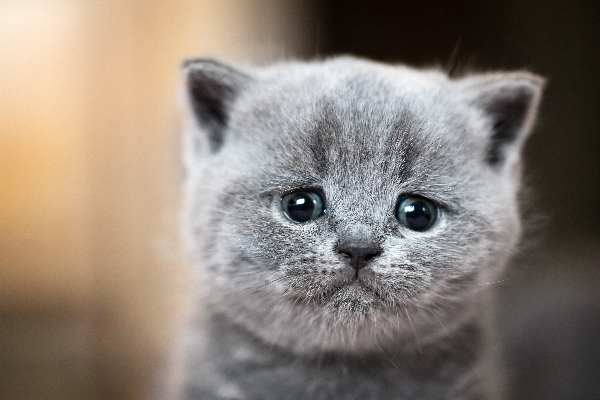
#> input picture W3/image.jpg, 600 x 400 px
$ jupyter execute Q3_1.ipynb   (shell and % lines are left out)
#> lines starting #> are read from the running program, lines starting #| are printed output that depends on the picture
#> further down, image is the input picture: shape (400, 600, 3); mean R, G, B 138, 126.9, 116.4
[cell 1]
import numpy as np
import matplotlib.pyplot as plt
import matplotlib.image as mpimg
from scipy import signal

#把rgb算成gray，否則就要對r g b 分別做convolution再合起來
def rgb2gray(rgb):

    r, g, b = rgb[:,:,0], rgb[:,:,1], rgb[:,:,2]
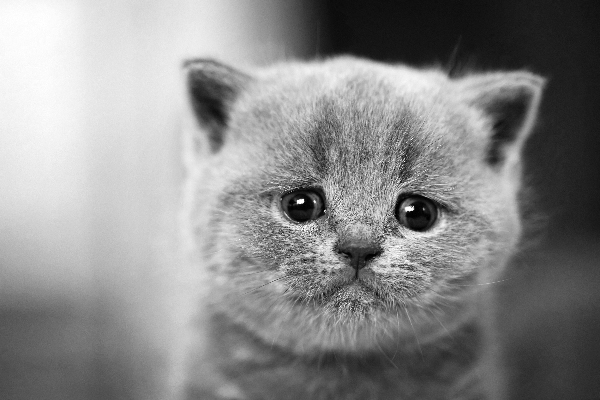
#> r: shape (400, 600); min 0, max 255, mean 138
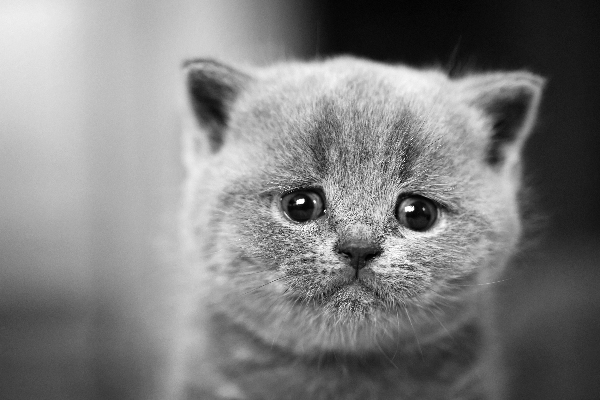
#> g: shape (400, 600); min 0, max 255, mean 126.9
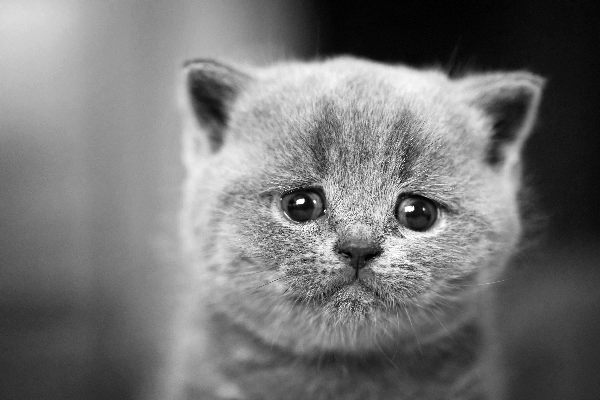
#> b: shape (400, 600); min 0, max 255, mean 116.4
    gray = 0.2989 * r + 0.5870 * g + 0.1140 * b
    return gray


#3*3 Gassian filter
gaussian_kernel = [[1,2,1],[2,4,2],[1,2,1]]
gaussian_kernel = gaussian_kernel/ np.array([16,16,16])
#5*5 Gassian filter
gaussian_kernel2 = [[1,4,7,4,1],[4,16,26,16,4],[7,26,41,26,7],[4,16,26,16,4],[1,4,7,4,1]]
gaussian_kernel2 = gaussian_kernel2/ np.array([273,273,273,273,273])


#Main function
image = mpimg.imread('./image.jpg')
gray = rgb2gray(image) #RGB to gray
#原圖
plt.imshow(gray, cmap=plt.get_cmap('gray'))#注意我們是要在grayscale印
plt.axis('off')
plt.show()#把原圖show

con3_3 = signal.convolve2d(gray, gaussian_kernel) #卷積
plt.axis('off')
plt.imshow(con3_3, cmap=plt.get_cmap('gray'))
plt.show()#把原圖show

con5_5 = signal.convolve2d(gray, gaussian_kernel2) #卷積
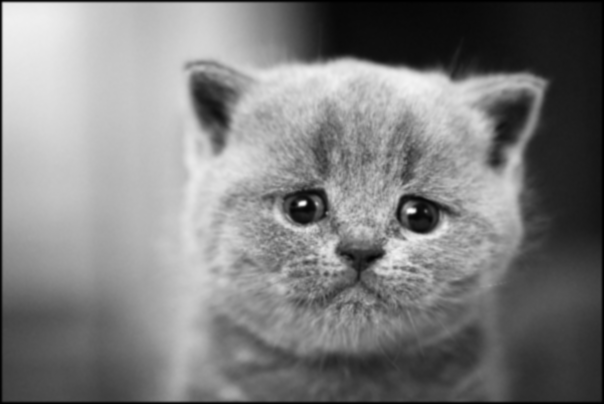
#> con5_5: shape (404, 604) float64; min 0.0516, max 252.2, mean 126.9
plt.axis('off')
plt.imshow(con5_5, cmap=plt.get_cmap('gray'))
plt.show()#把原圖show
